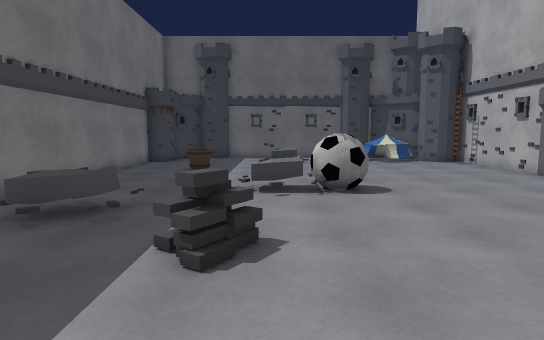
View 1 (above)

16 first-person views from a walk through a Unity game level. The camera is 1.5 m above the floor, tilts 6° down and sees 75° across. The floor is counted in squares, 1 m on a side. Each view is taken from the middle of a square. On the plan, view 1 faces up. The plan holds only what a view shows up to about 16 squares ahead; the rest is blank. The place goes on beyond the plan. The player is left out. Some surface patterns are stand-ins.

View 2
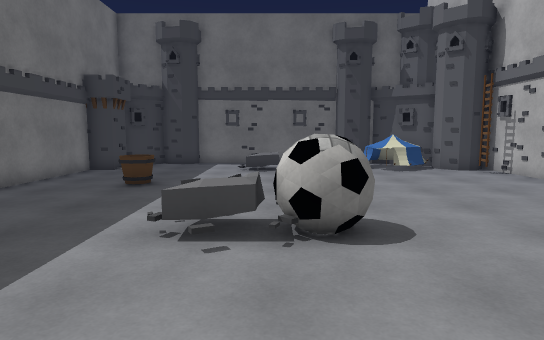

View 3
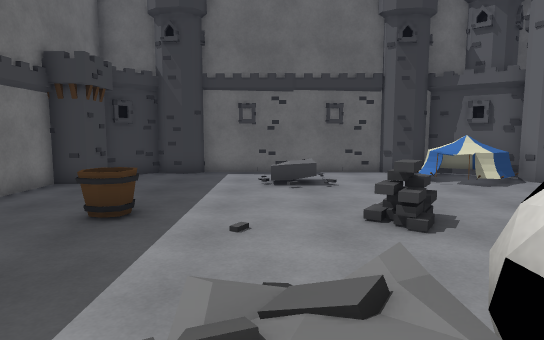

View 4
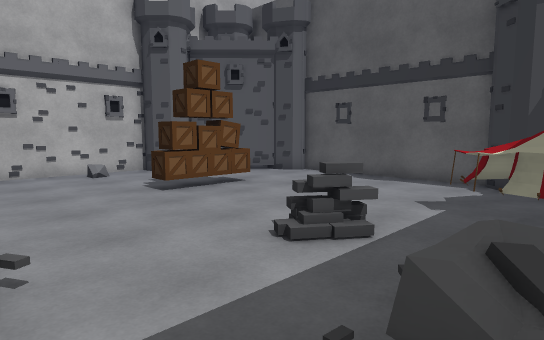

View 5
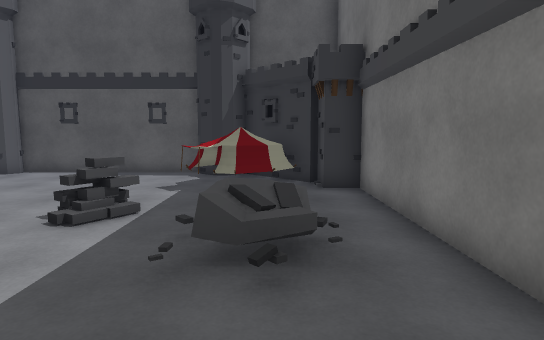

View 6
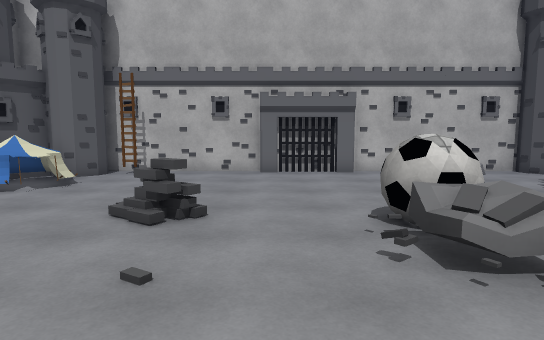

View 7
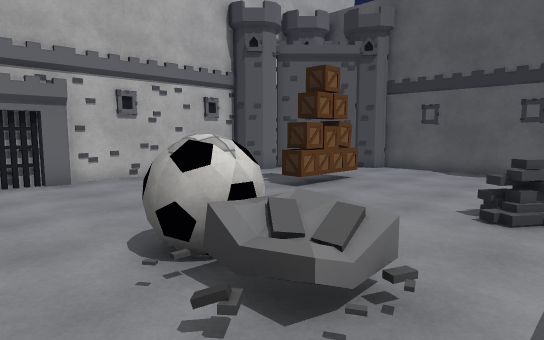

View 8
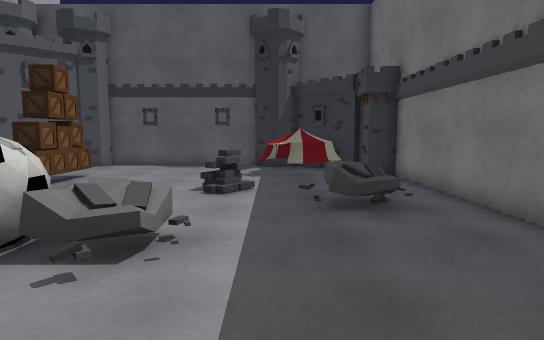

View 9
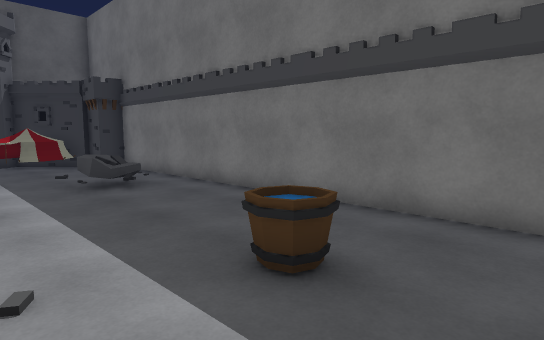

View 10
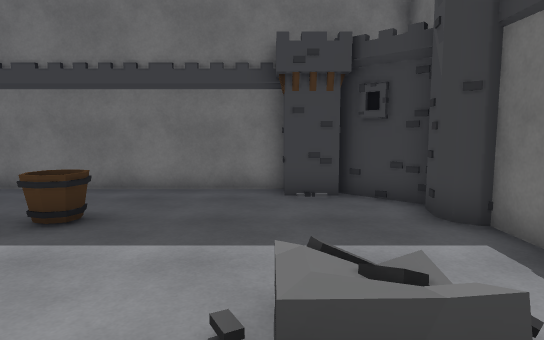

View 11
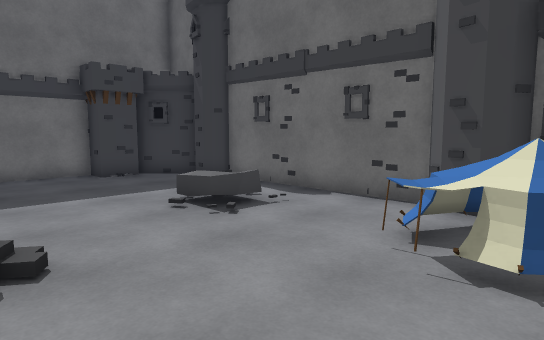

View 12
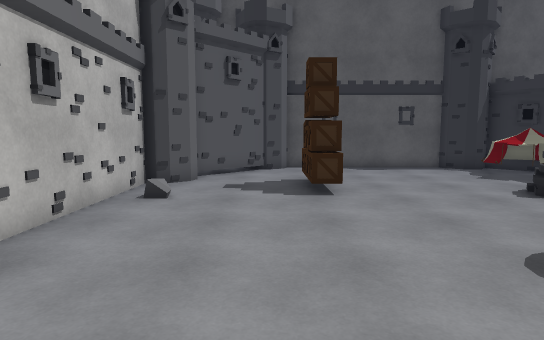

View 13
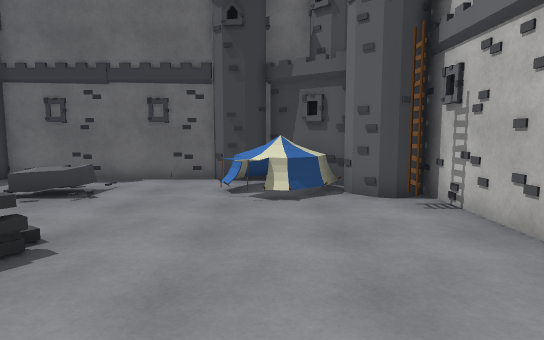

View 14
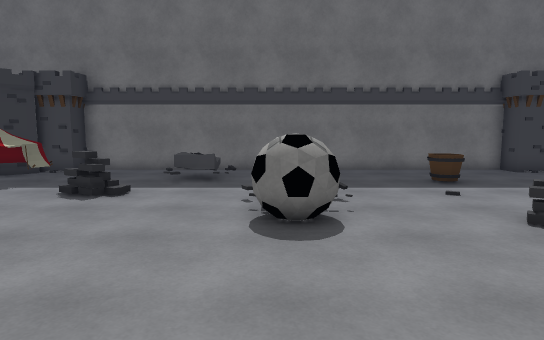

View 15
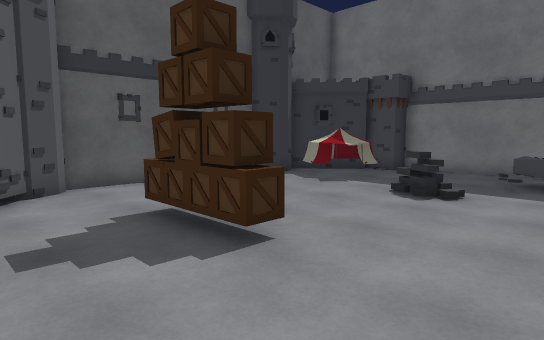

View 16
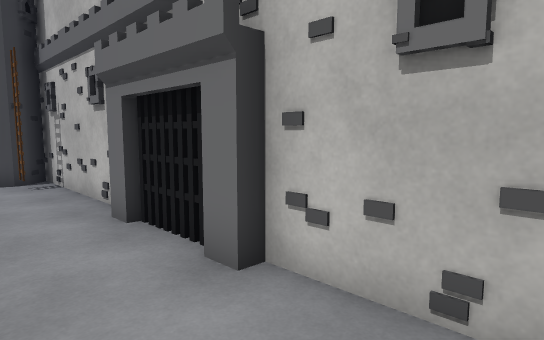

### Floor plan
Key: @ floor where view 1 was taken; # wall or solid block; . main floor; : floor 0.25 m higher than the main floor; B bucket; A ball; L ladder; C box; O other object.
Columns run from 7 left of view 1 to 10 right of it. Each row starts with its distance up from view 1.
 22     ##########
 21   #O#.......####
 20  ##.........OOO#
 19  #O....OO...OOO###
 18 ##.....O....OO..##
 17 #...............L#
 16 #................#
 15 #...B............#
 14 #...B....O.......#
 13 #........O.......#
 12 #................#
 11 #................#
 10 #......OAA.......O
  9 #......OAA.......#
  8 #................#
  7 #..OO............#
  6 #..OO............#
  5 #.....:..........#
  4 #.....O....CC....#
  3 #..........CC....#
  2 #...OO.....CC...##
  1 ##OOOO..........#
  0  ##OOO.@.......##
 -1   ##O.........##
 -2    #O##########

Positions as (right, up) in squares from view 1, and headings:
1: (0, 0), facing up
2: (1, 4), facing up
3: (0, 8), facing up
4: (-4, 9), facing down-right
5: (-4, 11), facing down
6: (-4, 12), facing right
7: (-2, 12), facing down-right
8: (-2, 14), facing down
9: (0, 17), facing down-left
10: (3, 18), facing left
11: (7, 14), facing up-left
12: (6, 13), facing down
13: (6, 10), facing up
14: (8, 9), facing left
15: (8, 8), facing down-left
16: (7, 6), facing up-right
